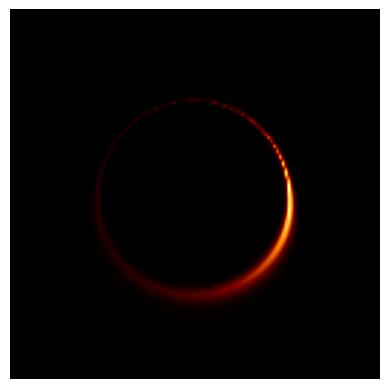
#> input picture im1.jpg, 389 x 389 px
$ python test_ring_utils.py
#> lines starting #> are read from the running program, lines starting #| are printed output that depends on the picture; after the words box and inside, x2 and y2 are one past the last pixel; in counts of white or black regions, pixels touching at a corner belong together
### ring_utils.py
import numpy as np
import random


def rbp_find_bright_points(img, threshold, radius, pts=None, it=0, max_it=999, margin=0):
#> called with threshold = 5, radius = 30, it = 0, max_it = 999, margin = 15
    if pts is None:
        pts = []
    if it > max_it:
        return pts
    ny, nx = img.shape
#> ny = 389; nx = 389
    sub = img[margin:ny-margin, margin:nx-margin]
    if sub.size == 0:
        return pts
    ysub, xsub = np.unravel_index(np.argmax(sub), sub.shape)
#> ysub = 173; xsub = 273
    val = sub[ysub, xsub]
#> val = 240
    yB, xB = ysub + margin, xsub + margin
#> yB = 188; xB = 288
    if val <= threshold:
        return pts
    pts.append((yB, xB, val))
    r_int = int(np.ceil(radius))
    y0, y1 = max(0, yB - r_int), min(ny, yB + r_int + 1)
#> y0 = 158; y1 = 219
    x0, x1 = max(0, xB - r_int), min(nx, xB + r_int + 1)
#> x0 = 258; x1 = 319
    yy, xx = np.ogrid[y0:y1, x0:x1]
#> yy = 61 values from 158 to 218
    mask = (xx - xB)**2 + (yy - yB)**2 <= radius**2
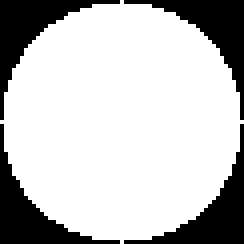
#> mask: shape (61, 61) bool (shown 4 times larger); 75.8% white; 4 black regions, box (x1, y1, x2, y2) and area: (0, 0, 30, 30) 225, (31, 0, 61, 30) 225, (0, 31, 30, 61) 225, (31, 31, 61, 61) 225
    img[y0:y1, x0:x1][mask] = 0.0
    return rbp_find_bright_points(img, threshold, radius, pts, it+1, max_it, margin)
#> call 3 of rbp_find_bright_points, with threshold = 5, radius = 30, it = 2, max_it = 999, margin = 15
#> in rbp_find_bright_points (call 3), `ysub, xsub = np.unravel_index(np.argmax(sub), sub.shape)`: ysub = 232; xsub = 262
#> in rbp_find_bright_points (call 3), `val = sub[ysub, xsub]`: val = 155
#> in rbp_find_bright_points (call 3), `yB, xB = ysub + margin, xsub + margin`: yB = 247; xB = 277
#> in rbp_find_bright_points (call 3), `y0, y1 = max(0, yB - r_int), min(ny, yB + r_int + 1)`: y0 = 217; y1 = 278
#> in rbp_find_bright_points (call 3), `x0, x1 = max(0, xB - r_int), min(nx, xB + r_int + 1)`: x0 = 247; x1 = 308
#> in rbp_find_bright_points (call 3), `yy, xx = np.ogrid[y0:y1, x0:x1]`: yy = 61 values from 217 to 277
#> in rbp_find_bright_points (call 3), `img[y0:y1, x0:x1][mask] = 0.0`:
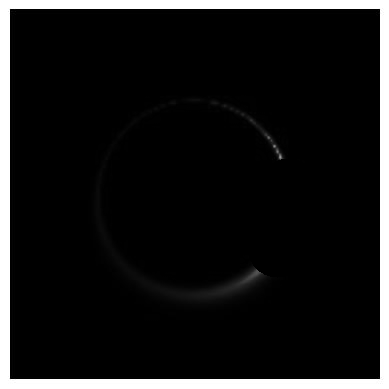
#> img: shape (389, 389) float64; min 0, max 255, mean 24.9
#> in rbp_find_bright_points (call 4), `img[y0:y1, x0:x1][mask] = 0.0`: img: shape (389, 389) float64; 0.55% of pixels changed, all inside (x1, y1, x2, y2) = (255, 128, 305, 163)
#> in rbp_find_bright_points (call 5), `ysub, xsub = np.unravel_index(np.argmax(sub), sub.shape)`: ysub = 256; xsub = 243
#> in rbp_find_bright_points (call 5), `val = sub[ysub, xsub]`: val = 85
#> in rbp_find_bright_points (call 5), `yB, xB = ysub + margin, xsub + margin`: yB = 271; xB = 258
#> in rbp_find_bright_points (call 5), `y0, y1 = max(0, yB - r_int), min(ny, yB + r_int + 1)`: y0 = 241; y1 = 302
#> in rbp_find_bright_points (call 5), `x0, x1 = max(0, xB - r_int), min(nx, xB + r_int + 1)`: x0 = 228; x1 = 289
#> in rbp_find_bright_points (call 5), `yy, xx = np.ogrid[y0:y1, x0:x1]`: yy = 61 values from 241 to 301
#> in rbp_find_bright_points (call 5), `img[y0:y1, x0:x1][mask] = 0.0`:
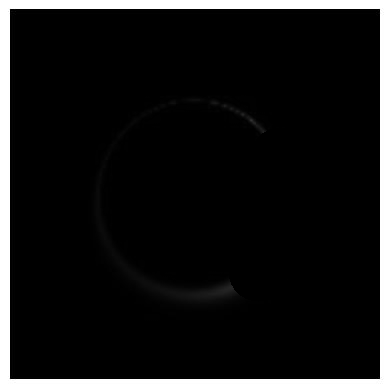
#> img: shape (389, 389) float64; min 0, max 255, mean 24.7
#> in rbp_find_bright_points (call 6), `img[y0:y1, x0:x1][mask] = 0.0`: img: shape (389, 389) float64; 0.72% of pixels changed, all inside (x1, y1, x2, y2) = (223, 95, 279, 141)
#> in rbp_find_bright_points (call 7), `img[y0:y1, x0:x1][mask] = 0.0`: img: shape (389, 389) float64; min 0, max 255, mean 24.6
#> in rbp_find_bright_points (call 8), `img[y0:y1, x0:x1][mask] = 0.0`: img: shape (389, 389) float64; min 0, max 255, mean 24.5
#> in rbp_find_bright_points (call 9), `img[y0:y1, x0:x1][mask] = 0.0`: img: shape (389, 389) float64; min 0, max 255, mean 24.5
#> in rbp_find_bright_points (call 10), `img[y0:y1, x0:x1][mask] = 0.0`: img: shape (389, 389) float64; min 0, max 255, mean 24.4
#> in rbp_find_bright_points (call 11), `img[y0:y1, x0:x1][mask] = 0.0`: img: shape (389, 389) float64; min 0, max 255, mean 24.4
#> in rbp_find_bright_points (call 12), `sub = img[margin:ny-margin, margin:nx-margin]`:
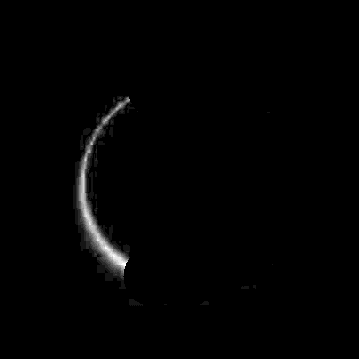
#> sub: shape (359, 359) float64; min 0, max 12, mean 0.122; drawn with min black and max white
#> in rbp_find_bright_points (call 12), `ysub, xsub = np.unravel_index(np.argmax(sub), sub.shape)`: ysub = 247; xsub = 105
#> in rbp_find_bright_points (call 12), `val = sub[ysub, xsub]`: val = 12
#> in rbp_find_bright_points (call 12), `yB, xB = ysub + margin, xsub + margin`: yB = 262; xB = 120
#> in rbp_find_bright_points (call 12), `y0, y1 = max(0, yB - r_int), min(ny, yB + r_int + 1)`: y0 = 232; y1 = 293
#> in rbp_find_bright_points (call 12), `x0, x1 = max(0, xB - r_int), min(nx, xB + r_int + 1)`: x0 = 90; x1 = 151
#> in rbp_find_bright_points (call 12), `yy, xx = np.ogrid[y0:y1, x0:x1]`: yy = 61 values from 232 to 292
#> in rbp_find_bright_points (call 12), `img[y0:y1, x0:x1][mask] = 0.0`: img: shape (389, 389) float64; min 0, max 255, mean 24.4
#> in rbp_find_bright_points (call 13), `img[y0:y1, x0:x1][mask] = 0.0`: img: shape (389, 389) float64; min 0, max 255, mean 24.3
#> in rbp_find_bright_points (call 14), `img[y0:y1, x0:x1][mask] = 0.0`: img: shape (389, 389) float64; min 0, max 255, mean 24.3
#> in rbp_find_bright_points (call 15), `sub = img[margin:ny-margin, margin:nx-margin]`:
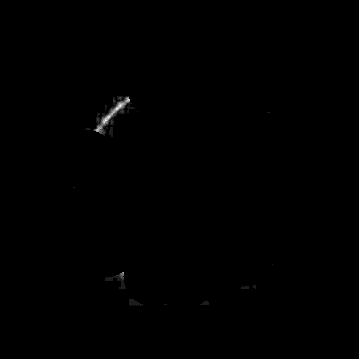
#> sub: shape (359, 359) float64; min 0, max 9, mean 0.0162; drawn with min black and max white
#> in rbp_find_bright_points (call 15), `ysub, xsub = np.unravel_index(np.argmax(sub), sub.shape)`: ysub = 105; xsub = 120
#> in rbp_find_bright_points (call 15), `val = sub[ysub, xsub]`: val = 9
#> in rbp_find_bright_points (call 15), `yB, xB = ysub + margin, xsub + margin`: yB = 120; xB = 135
#> in rbp_find_bright_points (call 15), `y0, y1 = max(0, yB - r_int), min(ny, yB + r_int + 1)`: y0 = 90; y1 = 151
#> in rbp_find_bright_points (call 15), `x0, x1 = max(0, xB - r_int), min(nx, xB + r_int + 1)`: x0 = 105; x1 = 166
#> in rbp_find_bright_points (call 15), `yy, xx = np.ogrid[y0:y1, x0:x1]`: yy = 61 values from 90 to 150
#> in rbp_find_bright_points (call 15), `img[y0:y1, x0:x1][mask] = 0.0`: img: shape (389, 389) float64; min 0, max 255, mean 24.3
#> in rbp_find_bright_points (call 16), `img[y0:y1, x0:x1][mask] = 0.0`: img: shape (389, 389) float64; min 0, max 255, mean 24.3
#> in rbp_find_bright_points (call 17), `img[y0:y1, x0:x1][mask] = 0.0`: img: shape (389, 389) float64; min 0, max 255, mean 24.3
#> in rbp_find_bright_points (call 18), `sub = img[margin:ny-margin, margin:nx-margin]`:
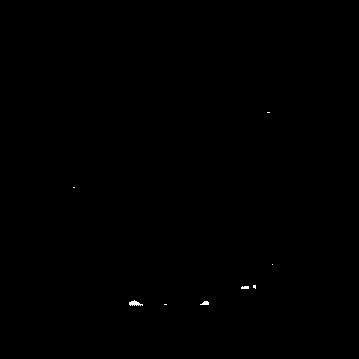
#> sub: shape (359, 359) float64; values 0 (black) and 1 (white), 0.09% white; 8 white regions (5 under 20 px), largest, box (x1, y1, x2, y2) and area: (129, 300, 143, 306) 49, (200, 301, 209, 305) 26, (241, 286, 249, 289) 22
#> in rbp_find_bright_points (call 18), `ysub, xsub = np.unravel_index(np.argmax(sub), sub.shape)`: ysub = 112; xsub = 267
#> in rbp_find_bright_points (call 18), `val = sub[ysub, xsub]`: val = 1
#> in rbp_find_bright_points (call 18), `yB, xB = ysub + margin, xsub + margin`: yB = 127; xB = 282


def polygon_for_ring(xs, ys, r_in, r_out, angs):
    angs = np.radians(angs)
    x_out, y_out = xs + r_out*np.cos(angs), ys + r_out*np.sin(angs)
    x_in,  y_in  = xs + r_in*np.cos(angs),  ys + r_in*np.sin(angs)
    return np.concatenate([x_out, x_in[::-1]]), np.concatenate([y_out, y_in[::-1]])

### test_ring_utils.py
if __name__ == "__main__":
    import numpy as np
    import matplotlib.pyplot as plt
    from PIL import Image
    from ring_utils import rbp_find_bright_points, polygon_for_ring
    img = np.array(Image.open("im1.jpg").convert("L"), dtype=float)
    pts = rbp_find_bright_points(img.copy(), threshold=5, radius=30, margin = 15)
#> pts = [(188, 288, 240), (219, 288, 210), (247, 277, 155), (157, 280, 153), (271, 258, 85), (120, 251, 49), (287, 230, 37), (105, 224, 29), (294, 198, 24), (291, 168, 17), (103, 172, 15), (262, 120, 12), (230, 101, 11), (174, 100, 10), (120, 135, 9), (144, 112, 7), (287, 138, 6)]
    ys = np.array([p[0] for p in pts])
#> ys = 17 values, max 294 at index 8, min 103 at index 10, mean 205.8
    xs = np.array([p[1] for p in pts])
#> xs = 17 values, max 288 at index 0, min 100 at index 13, mean 196.5
    centre_x, centre_y = xs.mean(), ys.mean()
#> centre_x = 196.5; centre_y = 205.8
    angles = np.linspace(0, 360, num=32, endpoint=False)
    r_in   = np.full_like(angles, 80.0)
    r_out  = np.full_like(angles, 100.0)
    poly_x, poly_y = polygon_for_ring(centre_x, centre_y, r_in, r_out, angles)
#> in polygon_for_ring, `x_out, y_out = xs + r_out*np.cos(angs), ys + r_out*np.sin(angs)`: x_out = 32 values, max 296.5 at index 0, min 96.47 at index 16, mean 196.5; y_out = 32 values, max 305.8 at index 8, min 105.8 at index 24, mean 205.8
#> in polygon_for_ring, `x_in,  y_in  = xs + r_in*np.cos(angs),  ys + r_in*np.sin(angs)`: x_in = 32 values, max 276.5 at index 0, min 116.5 at index 16, mean 196.5; y_in = 32 values, max 285.8 at index 8, min 125.8 at index 24, mean 205.8
#> poly_x = 64 values, max 296.5 at index 0, min 96.47 at index 16, mean 196.5; poly_y = 64 values, max 305.8 at index 8, min 105.8 at index 24, mean 205.8
    fig, ax = plt.subplots(figsize=(6, 6))
    ax.imshow(img, cmap="gray", origin="upper")
    ax.scatter(xs, ys, c="cyan", marker="x", label="Bright points")
    ax.plot(centre_x, centre_y, "r+", ms=12, mew=2, label="Centroid")
    ax.fill(poly_x, poly_y, color="yellow", alpha=0.3, label="Ring polygon")
    ax.set_axis_off()
    ax.legend()
    plt.show()
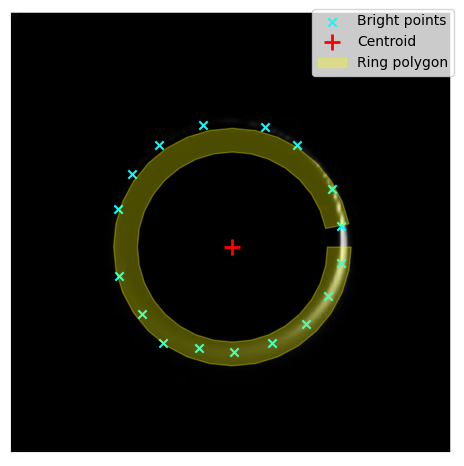
#> figure drawn by matplotlib, 1 panel
